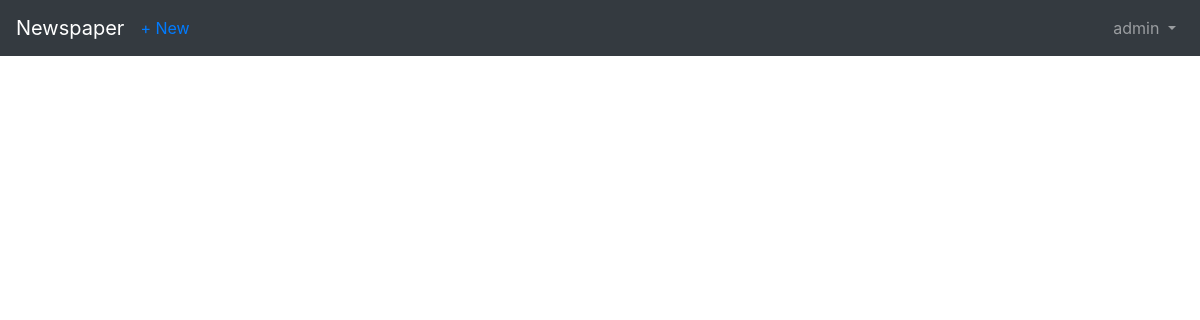
/articles/ (signed in), run on an earlier commit of the app's database.
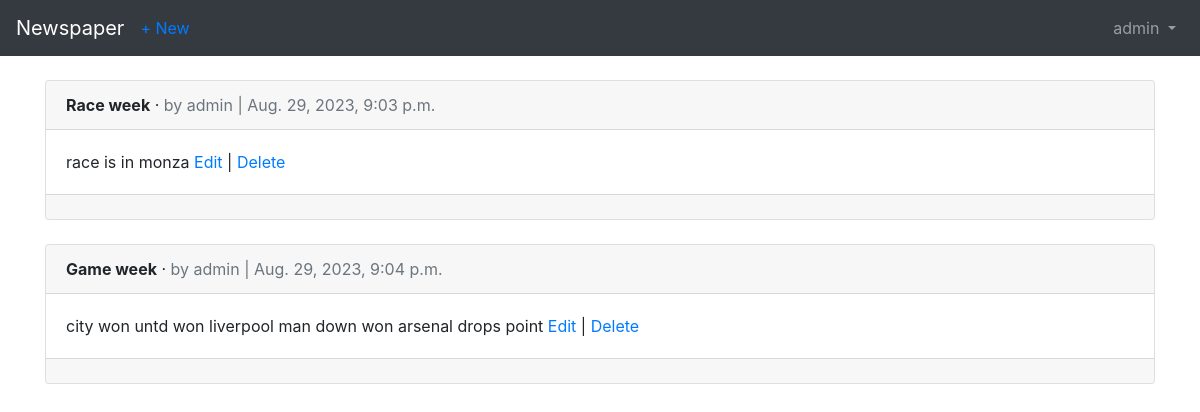
And on a later commit of the database.
### articles/models.py (models this page shows, shortened)
class Article(models.Model):
    title  = models.CharField(max_length=255)
    body   = models.TextField()
    date   = models.DateTimeField(auto_now_add=True)
    author = models.ForeignKey(
        settings.AUTH_USER_MODEL,
        on_delete=models.CASCADE
    )

### users/models.py (models this page shows)
class CustomUser(AbstractUser):
    age = models.PositiveIntegerField(default=0)

### articles/views.py (the view)
# urls.py: path('',views.ArticleListView.as_view(), name='article_list'),
class ArticleListView(LoginRequiredMixin, ListView):
    model = models.Article
    template_name = 'article_list.html'
    login_url = 'login'

### templates/article_list.html (shortened to what this page needs)
{% extends 'base.html' %}
{% block content %}
{% for article in object_list %}
<div class="card">
    <div class="card-header">
        <span class="font-weight-bold">{{ article.title }}</span> &middot;
        <span class="text-muted">by {{ article.author }} | {{ article.date }}</span>
    </div>
    <div class="card-body">
        {{ article.body }}
        <a href="{% url 'article_edit' article.pk %}">Edit</a> |
        <a href="{% url 'article_delete' article.pk %}">Delete</a>
    </div>
    <div class="card-footer">
    </div>
</div>
<br />
{% endfor %}
{% endblock content%}

What changed in the data, as far as the page shows it:
added Article: title "Race week", author "admin", date "Aug. 29, 2023, 9:03 p.m.", body "race is in monza"
added Article: title "Game week", author "admin", date "Aug. 29, 2023, 9:04 p.m.", body "city won untd won liverpool man down won arsenal drops point"
